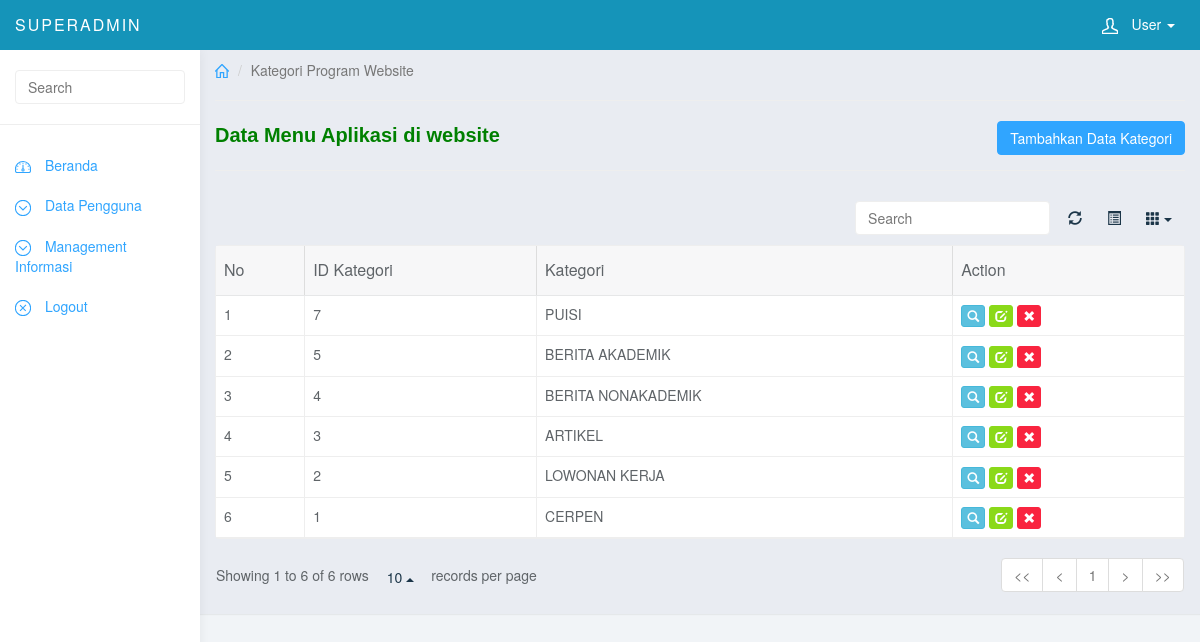
The app's page /backend/index.php?view=kategori (signed in) with its own data.
### tables this page shows
CREATE TABLE IF NOT EXISTS `kategori` (
`id_kategori` int(11) NOT NULL,
  `nama_kategori` varchar(88) NOT NULL
);

### backend/program/kategori.php (the view, shortened to what this page needs)
<?php if ($_GET[act]==''){ ?>
            <div class="col-sm-9 col-sm-offset-3 col-lg-10 col-lg-offset-2 main">
    <div class="row">
      <ol class="breadcrumb">
        <li><a href="#"><svg class="glyph stroked home"><use xlink:href="#stroked-home"></use></svg></a></li>
        <li class="active">Kategori Program Website</li>
                   <hr><b style="font-family:Arial;font-size:20px;color:green;">Data Menu Aplikasi di website</b><a class='pull-right btn btn-primary' href='index.php?view=kategori&act=tambah'>Tambahkan Data Kategori</a> <hr>
                  <table data-toggle="table" data-show-refresh="true" data-show-toggle="true" data-show-columns="true" data-search="true" data-select-item-name="toolbar1" data-pagination="true" data-sort-name="name" data-sort-order="desc">
      <thead>
                     <tr>
                                            <th>No</th>
                                            <th>ID Kategori</th>
                                            <th>Kategori</th>
                                            <th>Action</th>
                                        </tr>
                    </thead>
                    <tbody>
                  <?php
                    $tampil = mysql_query("SELECT * FROM kategori ORDER BY id_kategori DESC");
                    $no = 1;
                    while($r=mysql_fetch_array($tampil)){
                    echo "<tr><td>$no</td>
                              <td>$r[id_kategori]</td>
                              <td>$r[nama_kategori]</td>
                              <td>
                                <a class='btn btn-info btn-xs' title='Lihat Detail' href='?view=kategori&act=detail$r[id_kategori]'><span class='glyphicon glyphicon-search'></span></a>
                                <a class='btn btn-success btn-xs' title='Edit Data' href='?view=kategori&act=edit&id=$r[id_kategori]'><span class='glyphicon glyphicon-edit'></span></a>
                                <a class='btn btn-danger btn-xs' title='Delete Data' href='?view=kategori&hapus=$r[id_kategori]'><span class='glyphicon glyphicon-remove'></span></a>
                              </td>";
                            echo "</tr>";
                      $no++;
                      }
                  ?>
                    </tbody>
                  </table>
                </div>
              </div>
<?php
}
?>

### backend/css/styles.css (style rules this page uses)
body { background: #f1f4f7; padding-top: 50px; color: #5f6468; }
a, a:hover, a:focus { color: #30a5ff; }
.btn-primary, .btn-primary:hover, .btn-primary:focus, .btn-primary:active, .btn-primary.active, .open > .dropdown-toggle.btn-primary, .btn-primary.disabled, .btn-primary[disabled], fieldset[disabled] .btn-primary, .btn-primary.disabled:hover, .btn-primary[disabled]:hover, fieldset[disabled] .btn-primary:hover, .btn-primary.disabled:focus, .btn-primary[disabled]:focus, fieldset[disabled] .btn-primary:focus, .btn-primary.disabled:active, .btn-primary[disabled]:active, fieldset[disabled] .btn-primary:active, .btn-primary.disabled.active, .btn-primary[disabled].active, fieldset[disabled] .btn-primary.active { background-color: #30a5ff; border-color: #30a5ff; }
.btn-success, .btn-success:hover, .btn-success:focus, .btn-success:active, .btn-success.active, .open > .dropdown-toggle.btn-success, .btn-success.disabled, .btn-success[disabled], fieldset[disabled] .btn-success, .btn-success.disabled:hover, .btn-success[disabled]:hover, fieldset[disabled] .btn-success:hover, .btn-success.disabled:focus, .btn-success[disabled]:focus, fieldset[disabled] .btn-success:focus, .btn-success.disabled:active, .btn-success[disabled]:active, fieldset[disabled] .btn-success:active, .btn-success.disabled.active, .btn-success[disabled].active, fieldset[disabled] .btn-success.active { background-color: #8ad919; border-color: #8ad919; }
.btn-danger, .btn-danger:hover, .btn-danger:focus, .btn-danger:active, .btn-danger.active, .open > .dropdown-toggle.btn-danger, .btn-danger.disabled, .btn-danger[disabled], fieldset[disabled] .btn-danger, .btn-danger.disabled:hover, .btn-danger[disabled]:hover, fieldset[disabled] .btn-danger:hover, .btn-danger.disabled:focus, .btn-danger[disabled]:focus, fieldset[disabled] .btn-danger:focus, .btn-danger.disabled:active, .btn-danger[disabled]:active, fieldset[disabled] .btn-danger:active, .btn-danger.disabled.active, .btn-danger[disabled].active, fieldset[disabled] .btn-danger.active { background-color: #f9243f; border-color: #f9243f; }
.breadcrumb { border-radius: 0; padding: 10px 15px; background: #e9ecf2; box-shadow: 0 1px 1px rgba(0, 0, 0, .05); margin: 0 ; }
.table { background: #fff; }
.breadcrumb .glyph { height: 14px; width: 14px; margin: -2px 0 0 0; stroke-width: 4px; }

### records on screen
kategori: id_kategori "7", nama_kategori "PUISI"
kategori: id_kategori "5", nama_kategori "BERITA AKADEMIK"
kategori: id_kategori "4", nama_kategori "BERITA NONAKADEMIK"
kategori: id_kategori "3", nama_kategori "ARTIKEL"
kategori: id_kategori "2", nama_kategori "LOWONAN KERJA"
kategori: id_kategori "1", nama_kategori "CERPEN"

### other values on screen
$level "SUPERADMIN"
